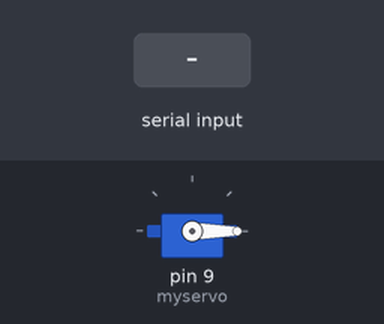
This sketch was run on a simulated Arduino Uno, built with avr-gcc and run on an emulated ATmega328P. On the bench: servo. Inputs (shaded band) come from the test bench. What the sketch prints to the serial monitor is not drawn.

Above: at 1.3 s.
1.4 s: "90,45\n" received over Serial
At 2.2 s:
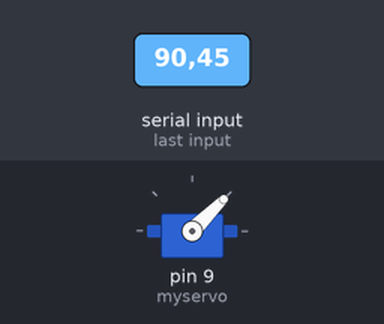
3.9 s: "30,150\n" received over Serial
At 4.4 s:
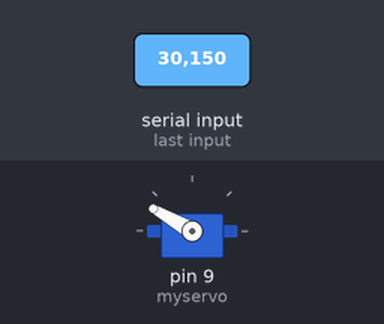
6.4 s: "200\n" received over Serial
At 7.2 s:
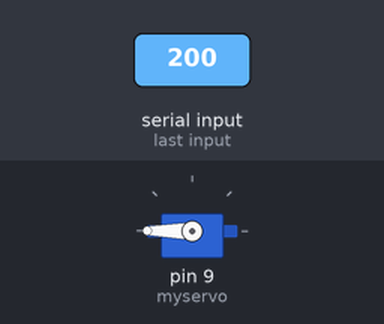
Timing chart, 0 to 9.4 s (numbered marks = the images above; inputs shaded):
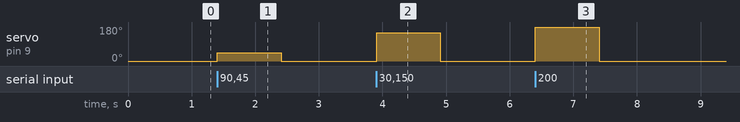

The sketch:

C26-6.ino
```cpp
#include<Servo.h>
Servo myservo;

void setup() {
  Serial.begin(9600);
  myservo.attach(9); //pwm가용핀에 서보모터 연결
  myservo.write(0);
  Serial.println("servo motor");
  delay(100);
  Serial.print("servo angle : ");
}

void loop() {
  int value;
  if(Serial.available()){
    value = Serial.parseInt();  //시리얼 입력값 정수형으로 저장
    Serial.println(value);
    myservo.write(value);
    Serial.println("complete");
    Serial.print("next servo angle : ");
  }
}
```

Measured:
- after the input at 1.4 s, servo on pin 9 (myservo): 0° → 45° at once, → 0° 1.0 s later
- after the input at 3.9 s, servo on pin 9 (myservo): 0° → 150° at once, → 0° 1.0 s later
- after the input at 6.4 s, servo on pin 9 (myservo): 0° → 180° at once, → 0° 1.0 s later
